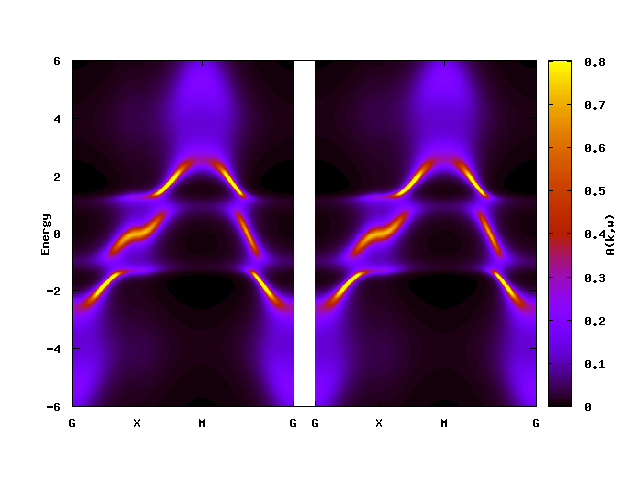

Recreate this plot in gnuplot.
set terminal unknown
load "square_akw.gp"


#set terminal postscript eps color enhanced "Times-Roman" 24
#set output "akw.eps"
#set outpu "| epstopdf -f -o=akw.pdf"

set terminal png
set output "akw.png"

#set palette rgbformulae 21, 22, 23  # hot
#set palette defined (0 "white", 1 "blue", 2 "orange")  # white background

set cbrange[0:0.8]
set zrange[*:*]

replot
set output
